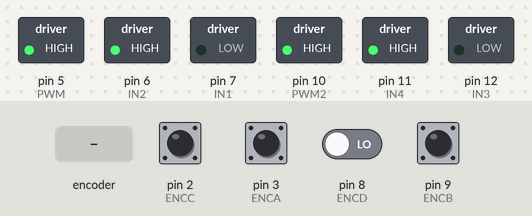
The sketch below on a simulated Arduino Uno, built with avr-gcc and run on an emulated ATmega328P. Shown: switched loads named in the sketch (green lamp = pin HIGH). The inputs (shaded band) are chosen by the test bench; at power-on: pin 2 (ENCC), pin 3 (ENCA), pin 9 (ENCB) HIGH, pin 8 (ENCD) LOW. What the sketch prints to the serial monitor is not drawn.

Above: at 1.2 s.
1.3 s: rotary encoder on pin 3 (ENCA) / pin 9 (ENCB) turned 1 step (first pin leading)
4.5 s: rotary encoder on pin 3 (ENCA) / pin 9 (ENCB) turned 2 steps (second pin leading)
7.9 s: pin 2 (ENCC) pulsed LOW 2 times (0.12 s each, 0.3 s apart)
Timing chart, 0 to 10.9 s (numbered marks = the images above; inputs shaded):
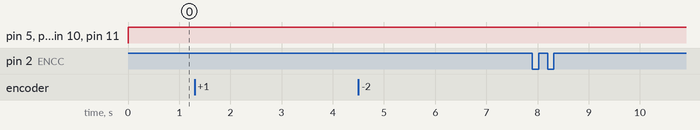

Measured:
- after the input at 1.3 s, every drawn part: stays the same
- after the input at 4.5 s, every drawn part: stays the same
- after the input at 7.9 s, every drawn part: stays the same

The sketch:

dual_motor_control_edited.ino
```cpp
#include <util/atomic.h> // For the ATOMIC_BLOCK macro

//Motor 1
#define ENCA 3 // YELLOW from encoder(interrupt pin)
#define ENCB 9 // WHITE from encoder
#define PWM 5
#define IN2 6
#define IN1 7

//Motor 2
#define ENCC 2 // YELLOW from encoder(interrupt pin)
#define ENCD 8 // WHITE from encoder
#define PWM2 10
#define IN4 11
#define IN3 12

//Motor 1
volatile int posi = 0; // specify posi as volatile: https://www.arduino.cc/reference/en/language/variables/variable-scope-qualifiers/volatile/
long prevT = 0;
float eprev = 0;
float eintegral = 0;

//Motor 2
volatile int posi2 = 0; // specify posi as volatile: https://www.arduino.cc/reference/en/language/variables/variable-scope-qualifiers/volatile/
long prevT2 = 0;
float eprev2 = 0;
float eintegral2 = 0;

////////////////////////////////////////////////////////////////////////////////////////////

//Runs Once
void setup() {
  Serial.begin(9600);
  //Motor 1
  pinMode(ENCA,INPUT);
  pinMode(ENCB,INPUT);
  attachInterrupt(digitalPinToInterrupt(ENCA),readEncoder,RISING);
  pinMode(PWM,OUTPUT);
  pinMode(IN1,OUTPUT);
  pinMode(IN2,OUTPUT);

  //Motor 2
  pinMode(ENCC,INPUT);
  pinMode(ENCD,INPUT);
  attachInterrupt(digitalPinToInterrupt(ENCC),readEncoder2,RISING);
  pinMode(PWM2,OUTPUT);
  pinMode(IN3,OUTPUT);
  pinMode(IN4,OUTPUT);

}

/////////////////////////////////////////////////////////////////////////////////////////

//Runs continuously
void loop() {

  //MOTOR 1
  int pos = 0;
  int target = 2100; // MOTOR 1 target positon
  long currT = micros(); // time instance
  float deltaT = ((float) (currT - prevT))/( 1.0e6 ); // time step
  prevT = currT;

  // PID constants (MOTOR 1)
  float kp = 1;
  float kd = 0.0;
  float ki = 0.0;

  //MOTOR 2
  int pos2 = 0;
  int target2 = 1800; // MOTOR 2 target postion
  long currT2 = micros();
  float deltaT2 = ((float) (currT2 - prevT2))/( 1.0e6 ); // time step
  prevT2 = currT2;

  // PID constants (MOTOR 2)
  float kp2 = 1;
  float kd2 = 0.0;
  float ki2 =0.0;

  ATOMIC_BLOCK(ATOMIC_RESTORESTATE) {
    pos = posi,
    pos2 = posi2;
  }

  // MOTOR 1 FEEDBACK LOOP
  int e = pos - target; // error 1
  float dedt = (e-eprev)/(deltaT); // derivative 1
  float eintegral = eintegral + e*deltaT; // integral 1
  float u = kp*e + kd*dedt + ki*eintegral; // control loop 1

  // MOTOR 1 Power
  float pwr = fabs(u);
  if( pwr > 255 ){
    pwr = 255;
  }

  // MOTOR 1 Direction
  int dir = 1;
  if(u<0){
    dir = -1;
  }

  // Drive MOTOR 1
  setMotor(dir,pwr,PWM,IN1,IN2);
  eprev = e; // store previous error

  // MOTOR 1 POSITION MONITORING
  Serial.print(target);
  Serial.print(" ");
  Serial.print(pos);
  Serial.print("motor1");
  Serial.println();

  // MOTOR 2 FEEDBACK LOOP
  int e2 = pos2 - target2; // error 2
  float dedt2 = (e2-eprev2)/(deltaT2); // derivative 2
  float eintegral2 = eintegral2 + e2*deltaT2; // integral 2
  float u2 = kp2*e2 + kd2*dedt2 + ki2*eintegral2; // control loop signal 2

  // MOTOR 2 Power
  float pwr2 = fabs(u2);
  if( pwr2 > 255 ){
    pwr2 = 255;
  }
  // MOTOR 2 Drection
  int dir2 = 1;
  if(u2<0){
    dir2 = -1;
  }
  // MOTOR 2 Drive
  setMotor(dir2,pwr2,PWM2,IN3,IN4);
  eprev2 = e2;// store previous error

  //MOTOR 2 POSITION MONITORING/ debugging
  Serial.print(target2);
  Serial.print(" ");
  Serial.print(pos2);
  Serial.print(e2);
  Serial.print("motor2");
  Serial.println();
}

///////////////////////////////////////////////////////////////////////////////

// Motor drive function
void setMotor(int direction, int pwmValue, int pwmPIN, int inAPIN, int inBPIN){
  analogWrite(pwmPIN,pwmValue);
  if(direction == 1){
    digitalWrite(inAPIN,HIGH);
    digitalWrite(inBPIN,LOW);
  }
  else if(direction == -1){
    digitalWrite(inAPIN,LOW);
    digitalWrite(inBPIN,HIGH);
  }
  else{
    digitalWrite(inAPIN,LOW);
    digitalWrite(inBPIN,LOW);
  }
}

//Motor 1 (interupt triggered on rising encoder A)
void readEncoder(){
  int b = digitalRead(ENCB);
  if(b > 0){
    posi++;
  }
  else{
    posi--;
  }
}
//Motor 2 (interupt triggered on rising encoder C)
void readEncoder2(){
  int d = digitalRead(ENCD);
  if(d > 0){
    posi2++;
  }
  else{
    posi2--;
  }
}
```
